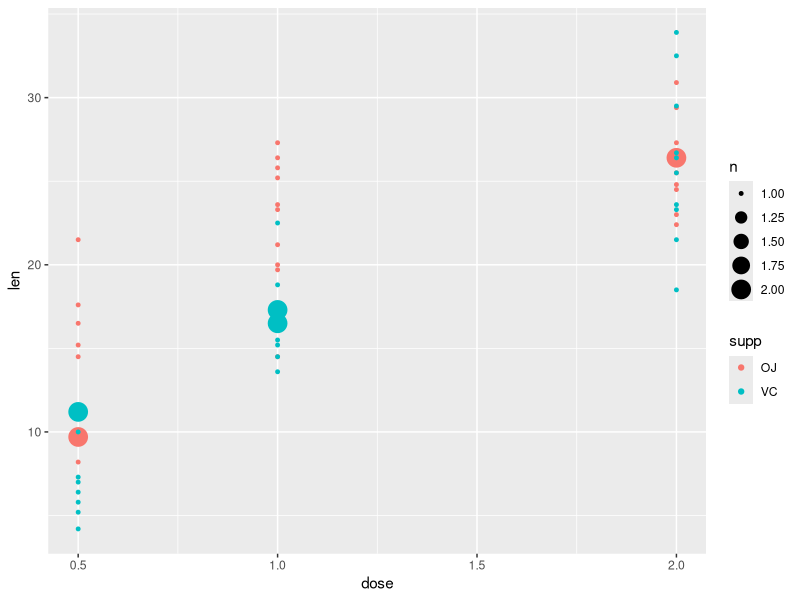

Reproduce this figure in R.
## ---- chunk 1
set.seed(123) # this ensures that any psuedo-random computations are always the same
## ---- chunk 2

# UNCOMMENT THE CODE

R.version

sessionInfo()
## ---- chunk 3

library("tidyverse")
sessionInfo()

## ---- chunk 4
tg = ToothGrowth
iris_tible = as_tibble(tg)
print(iris_tible)

## ---- chunk 5

oj_pigs = filter(iris_tible, supp == 'OJ')


## ---- chunk 6

hd_aa_pigs = iris_tible %>%
  filter(supp == 'VC') %>%
  filter(dose >= 1.0)


## ---- chunk 7

mean_table = group_by(iris_tible, supp) %>% 
  summarise(mean = mean(len))



## ---- chunk 8

ggplot(iris_tible, aes(dose,len))+
  geom_count(aes(colour = supp))
 
